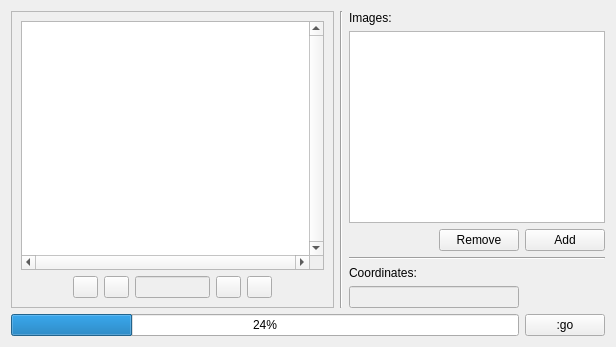
         <widget class="QWidget" name="tab_22">
          <attribute name="title">
           <string>Manual Align</string>
          </attribute>
          <layout class="QGridLayout" name="gridLayout_19">
           <item row="0" column="0" rowspan="6">
            <widget class="QFrame" name="frame_7">
             <property name="frameShape">
              <enum>QFrame::StyledPanel</enum>
             </property>
             <property name="frameShadow">
              <enum>QFrame::Raised</enum>
             </property>
             <layout class="QGridLayout" name="gridLayout_10">
              <item row="1" column="1">
               <widget class="QPushButton" name="pushButton_51">
                <property name="sizePolicy">
                 <sizepolicy hsizetype="Fixed" vsizetype="Fixed">
                  <horstretch>0</horstretch>
                  <verstretch>0</verstretch>
                 </sizepolicy>
                </property>
                <property name="maximumSize">
                 <size>
                  <width>25</width>
                  <height>25</height>
                 </size>
                </property>
                <property name="text">
                 <string/>
                </property>
                <property name="icon">
                 <iconset>
                  <normaloff>img/rr.png</normaloff>img/rr.png</iconset>
                </property>
               </widget>
              </item>
              <item row="1" column="2">
               <widget class="QPushButton" name="pushButton_52">
                <property name="sizePolicy">
                 <sizepolicy hsizetype="Fixed" vsizetype="Fixed">
                  <horstretch>0</horstretch>
                  <verstretch>0</verstretch>
                 </sizepolicy>
                </property>
                <property name="maximumSize">
                 <size>
                  <width>25</width>
                  <height>25</height>
                 </size>
                </property>
                <property name="text">
                 <string/>
                </property>
                <property name="icon">
                 <iconset>
                  <normaloff>img/fh.png</normaloff>img/fh.png</iconset>
                </property>
               </widget>
              </item>
              <item row="1" column="6">
               <spacer name="horizontalSpacer_28">
                <property name="orientation">
                 <enum>Qt::Horizontal</enum>
                </property>
                <property name="sizeHint" stdset="0">
                 <size>
                  <width>46</width>
                  <height>20</height>
                 </size>
                </property>
               </spacer>
              </item>
              <item row="1" column="3">
               <widget class="QLineEdit" name="lineEdit_8">
                <property name="enabled">
                 <bool>false</bool>
                </property>
                <property name="sizePolicy">
                 <sizepolicy hsizetype="Fixed" vsizetype="Fixed">
                  <horstretch>0</horstretch>
                  <verstretch>0</verstretch>
                 </sizepolicy>
                </property>
                <property name="maximumSize">
                 <size>
                  <width>75</width>
                  <height>25</height>
                 </size>
                </property>
               </widget>
              </item>
              <item row="1" column="0">
               <spacer name="horizontalSpacer_27">
                <property name="orientation">
                 <enum>Qt::Horizontal</enum>
                </property>
                <property name="sizeHint" stdset="0">
                 <size>
                  <width>46</width>
                  <height>20</height>
                 </size>
                </property>
               </spacer>
              </item>
              <item row="1" column="4">
               <widget class="QPushButton" name="pushButton_53">
                <property name="sizePolicy">
                 <sizepolicy hsizetype="Fixed" vsizetype="Fixed">
                  <horstretch>0</horstretch>
                  <verstretch>0</verstretch>
                 </sizepolicy>
                </property>
                <property name="maximumSize">
                 <size>
                  <width>25</width>
                  <height>25</height>
                 </size>
                </property>
                <property name="text">
                 <string/>
                </property>
                <property name="icon">
                 <iconset>
                  <normaloff>img/fv.png</normaloff>img/fv.png</iconset>
                </property>
               </widget>
              </item>
              <item row="1" column="5">
               <widget class="QPushButton" name="pushButton_54">
                <property name="sizePolicy">
                 <sizepolicy hsizetype="Fixed" vsizetype="Fixed">
                  <horstretch>0</horstretch>
                  <verstretch>0</verstretch>
                 </sizepolicy>
                </property>
                <property name="maximumSize">
                 <size>
                  <width>25</width>
                  <height>25</height>
                 </size>
                </property>
                <property name="text">
                 <string/>
                </property>
                <property name="icon">
                 <iconset>
                  <normaloff>img/r.png</normaloff>img/r.png</iconset>
                </property>
               </widget>
              </item>
              <item row="0" column="0" colspan="7">
               <widget class="QGraphicsView" name="graphicsView_7">
                <property name="verticalScrollBarPolicy">
                 <enum>Qt::ScrollBarAlwaysOn</enum>
                </property>
                <property name="horizontalScrollBarPolicy">
                 <enum>Qt::ScrollBarAlwaysOn</enum>
                </property>
               </widget>
              </item>
             </layout>
            </widget>
           </item>
           <item row="0" column="1" rowspan="6">
            <widget class="Line" name="line_3">
             <property name="orientation">
              <enum>Qt::Vertical</enum>
             </property>
            </widget>
           </item>
           <item row="0" column="2">
            <widget class="QLabel" name="label_8">
             <property name="text">
              <string>Images:</string>
             </property>
            </widget>
           </item>
           <item row="1" column="2" colspan="3">
            <widget class="QListWidget" name="listWidget_7">
             <property name="selectionMode">
              <enum>QAbstractItemView::ExtendedSelection</enum>
             </property>
            </widget>
           </item>
           <item row="2" column="3">
            <widget class="QPushButton" name="pushButton_56">
             <property name="sizePolicy">
              <sizepolicy hsizetype="Fixed" vsizetype="Fixed">
               <horstretch>0</horstretch>
               <verstretch>0</verstretch>
              </sizepolicy>
             </property>
             <property name="text">
              <string>Remove</string>
             </property>
             <property name="icon">
              <iconset>
               <normaloff>img/list-remove.png</normaloff>img/list-remove.png</iconset>
             </property>
            </widget>
           </item>
           <item row="2" column="4">
            <widget class="QPushButton" name="pushButton_57">
             <property name="sizePolicy">
              <sizepolicy hsizetype="Fixed" vsizetype="Fixed">
               <horstretch>0</horstretch>
               <verstretch>0</verstretch>
              </sizepolicy>
             </property>
             <property name="text">
              <string>Add</string>
             </property>
             <property name="icon">
              <iconset>
               <normaloff>img/list-add.png</normaloff>img/list-add.png</iconset>
             </property>
            </widget>
           </item>
           <item row="3" column="2" colspan="3">
            <widget class="Line" name="line_4">
             <property name="orientation">
              <enum>Qt::Horizontal</enum>
             </property>
            </widget>
           </item>
           <item row="4" column="2" colspan="2">
            <widget class="QLabel" name="label_9">
             <property name="text">
              <string>Coordinates:</string>
             </property>
            </widget>
           </item>
           <item row="5" column="2" colspan="2">
            <widget class="QLineEdit" name="lineEdit">
             <property name="enabled">
              <bool>false</bool>
             </property>
             <property name="alignment">
              <set>Qt::AlignCenter</set>
             </property>
            </widget>
           </item>
           <item row="6" column="0" colspan="4">
            <widget class="QProgressBar" name="progressBar_3">
             <property name="value">
              <number>24</number>
             </property>
            </widget>
           </item>
           <item row="6" column="4">
            <widget class="QPushButton" name="pushButton_55">
             <property name="sizePolicy">
              <sizepolicy hsizetype="Fixed" vsizetype="Fixed">
               <horstretch>0</horstretch>
               <verstretch>0</verstretch>
              </sizepolicy>
             </property>
             <property name="text">
              <string>:go</string>
             </property>
             <property name="icon">
              <iconset>
               <normaloff>img/go.png</normaloff>img/go.png</iconset>
             </property>
            </widget>
           </item>
          </layout>
         </widget>
